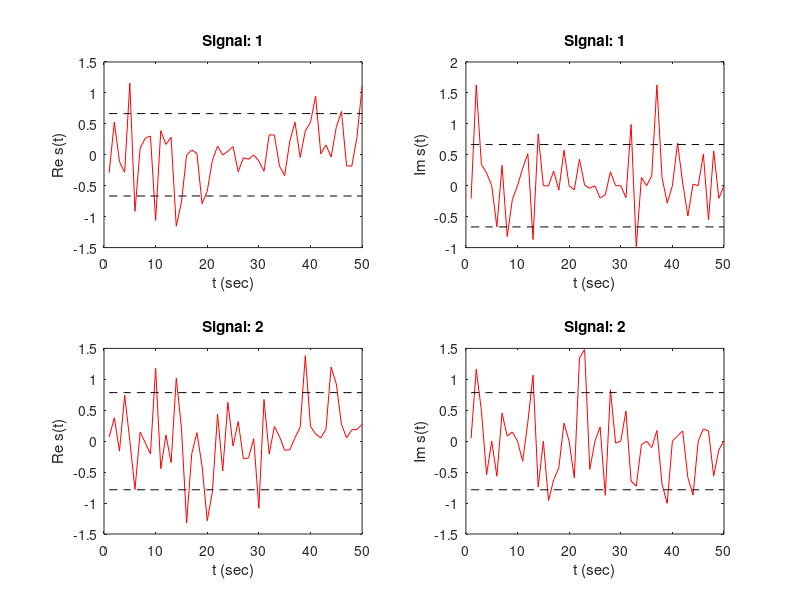
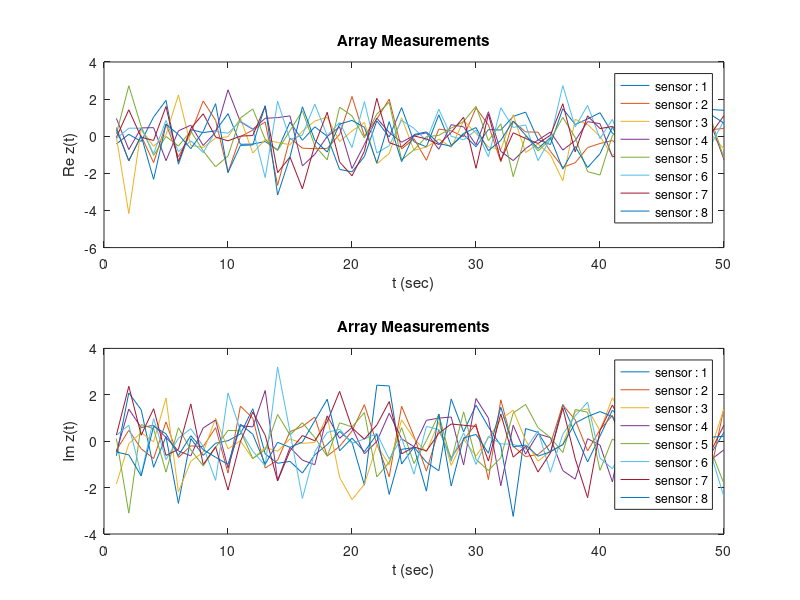

Here is the MATLAB script that generated these plots, in order: (Note: this script raises an error after producing the figures.)
close all; clear; clc;

%% Simulate true signals

% experiment parameters
Nsnap    = 50;  % batch size
amp_var  = 1;   % variance of amplitude noise
SNR      = 1;   % signal to noise ratio [dB]

%  signal parameters
theta    = [-20; 45]*pi/180; % true direction of arrival [degrees]
Fc       = 1.5e3;   % centre frequency
Fs       = 1.5e4;   % sampling frequency
c        = 1500;    % speed of sound [meter/seconds]
lambda   = c/Fc;    % wavelength

% sensor parameters
Nsensors  = 8;                % number of hydrophone sensors
d         = (1/2)*(lambda);   % hydrophone spacing

% simulate zero-mean signals
Ntargets = length(theta);                            % number of narrow band targets
amp_var  = amp_var*rand(Ntargets, 1);                % set random noise values for each target or manually set
st       = sqrt(amp_var).*randn(Ntargets, Nsnap) ... % complex signal
    .*exp(1j*(2*pi*Fc*repmat((1:Nsnap)/Fs, Ntargets, 1)));

% plot signals
figure('name', 'Simulated signals')
for n = 1:Ntargets
    subplot(Ntargets, 2,  2*n-1)
    plot(real(st(n,:)), 'r-'); hold on;
    plot(ones(1,Nsnap)*sqrt(amp_var(n,:)), 'k--')
    plot(-ones(1,Nsnap)*sqrt(amp_var(n,:)), 'k--')
    ylabel('Re s(t)')
    xlabel('t (sec)')
    title(['Signal: ', num2str(n)])

    subplot(Ntargets, 2, 2*n)
    plot(imag(st(n,:)), 'r-'); hold on;
    plot(ones(1,Nsnap)*sqrt(amp_var(n,:)), 'k--')
    plot(-ones(1,Nsnap)*sqrt(amp_var(n,:)), 'k--')
    ylabel('Im s(t)')
    xlabel('t (sec)')
    title(['Signal: ', num2str(n)])
end

%% Simulate Measurements

steer   = exp(-1j*(0:Nsensors-1)'*2*pi*(d/lambda)*sin(theta')); % steering matrix
amp_cov = diag(amp_var);              % covariance of amplitude noise
z_var   = trace(amp_cov)/10^(SNR/10); % measurement noise deviation
zt      = zeros(Nsensors,Nsnap);      % measurement vector

for t = 1:Nsnap
    zt(:,t)    = steer*st(:,t) + sqrt(z_var/2)*(randn(Nsensors,1) ...
        + 1j*randn(Nsensors,1)) ;
end

% plot array measurements
figure('Name','Simulated Measuremens')
subplot(2, 1, 1)
lgd = cell(1,Nsensors);
for n = 1:Nsensors
    plot(real(zt(n,:))); hold on;
    lgd{n} = ['sensor : ' num2str(n)];
end
legend(lgd);
ylabel('Re z(t)')
xlabel('t (sec)')
title('Array Measurements')
subplot(2, 1, 2)
for n = 1:Nsensors
    plot(imag(zt(n,:))); hold on;
end
legend(lgd);
ylabel('Im z(t)')
xlabel('t (sec)')
title('Array Measurements')

%% MUSIC DOA Estimation

% form sensor covariance matrix
Zhat              = (zt*zt')/Nsnap ;

% eigen decomposition
[V, D] = eig(Zhat);
Nsub  = V(:, 1:(Nsensors-Ntargets)) ; % Noise sub-space
sweeper = (-90:1:90)*pi/180; % brute force sweep

% algorithm
P       = zeros(1,length(sweeper)) ;
for t = 1: length(sweeper)
    SS = (steermat(Nsensors, d, lambda, (sweeper(t))))';
    P(t)=abs(1/ (SS*(Nsub*Nsub')*SS'));
end
P=10*log10(P/max(P));

figure('name','MUSIC')
grid on; box on; hold on
set(gca, 'fontsize', 14)
plot(sweeper*180/pi, P,'b-', 'LineWidth',2)
xlabel('Arrival Angle (deg)');
ylabel('Magnitude (dB)');

function [A] = steermat(M, d, lambda, theta)
% calculate the steering matrix
%
% M      ~ number of hydrophones
% d      ~ hydrophone spacing
% lambda ~ wavelength
% theta  ~ direction of arrival
A = exp(-1j*(0:M-1)'*2*pi*(d/lambda)*sin(theta')); % steering matrix
end



